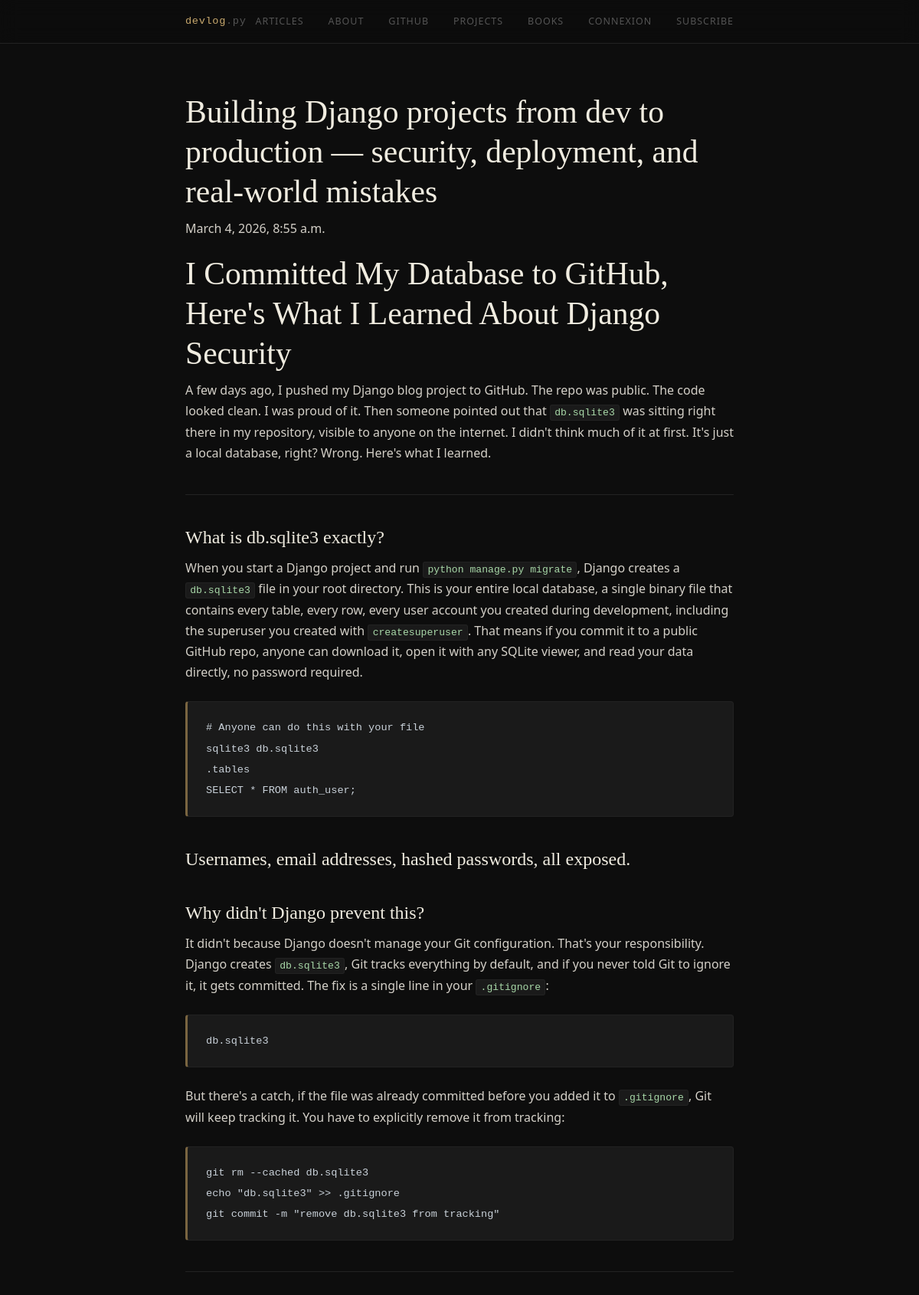
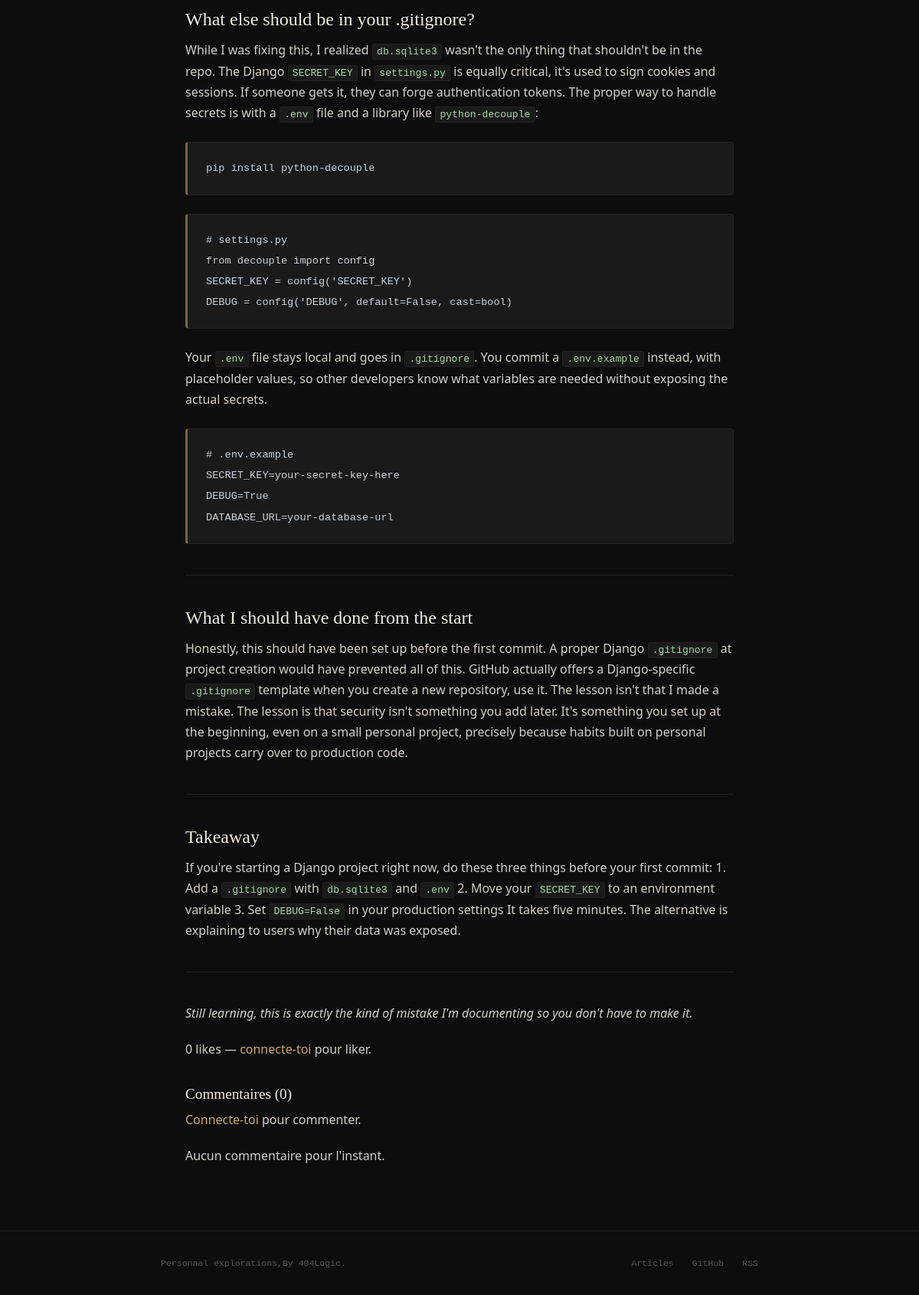
The app's page /post/1/ with its own data (2 pictures, top to bottom).
### post/models.py (models this page shows, shortened)
class Post(models.Model):
    title_post = models.CharField(unique=True,null=False,max_length=100)
    date_post = models.DateTimeField(auto_now_add=True)
    category = models.ForeignKey(Category,on_delete=models.CASCADE,related_name='post')
    content_post = models.TextField()
    nb_like_post = models.IntegerField(default=0)
    nb_dislike_post = models.IntegerField(default=0)

### post/views.py (the view)
# urls.py: path('post/<int:pk>/', views.post_detail, name='post_detail'),
def post_detail(request, pk):
    post = get_object_or_404(Post, pk=pk)
    post.content_rendered = render_markdown(post.content_post)
    user_has_liked = (
        request.user.is_authenticated
        and post.likes_recus.filter(internaute=request.user).exists()
    )
    liked_comment_ids = set()
    if request.user.is_authenticated:
        liked_comment_ids = set(
            request.user.like_com.values_list('comment_id', flat=True)
        )
    return render(request, 'post/post_detail.html', {
        'post': post,
        'user_has_liked': user_has_liked,
        'liked_comment_ids': liked_comment_ids,
        'comment_form': CommentForm(),
    })

### post/views.py (called while the page is built)
def render_markdown(content):
    return markdown.markdown(
        content,
        extensions=['fenced_code', 'codehilite','tables']
    )

### post/templates/post/post_detail.html (shortened to what this page needs)
{% extends "base.html" %}
{% block content %}
    <h1>{{ post.title_post }}</h1>
    <p>{{ post.date_post }}</p>
    <div>{{ post.content_rendered | safe }}</div>
    {% if user.is_authenticated %}
        <form method="post" action="{% url 'toggle_post_like' post.pk %}">
            {% csrf_token %}
            <button type="submit">
                {% if user_has_liked %}Unlike{% else %}Like{% endif %} ({{ post.nb_like_post }})
            </button>
        </form>
    {% else %}
        <p>{{ post.nb_like_post }} likes — <a href="{% url 'login' %}">connecte-toi</a> pour liker.</p>
    {% endif %}
    <h3>Commentaires ({{ post.comment.count }})</h3>
    {% if user.is_authenticated %}
        <form method="post" action="{% url 'add_comment' post.pk %}">
            {% csrf_token %}
            {{ comment_form }}
            <button type="submit">Commenter</button>
        </form>
    {% else %}
        <p><a href="{% url 'login' %}">Connecte-toi</a> pour commenter.</p>
    {% endif %}
    {% for comment in post.comment.all %}
        <div style="margin-bottom: 12px; border-bottom: 1px solid #333; padding-bottom: 8px;">
            <strong>{{ comment.internaute.username }}</strong> — {{ comment.comment_date }}
            <p>{{ comment.text }}</p>
            {% if user.is_authenticated %}
                <form method="post" action="{% url 'toggle_comment_like' comment.pk %}" style="display:inline;">
                    {% csrf_token %}
                    <button type="submit">
                        {% if comment.pk in liked_comment_ids %}♥ Unlike{% else %}♡ Like{% endif %}
                        ({{ comment.nb_like_com }})
                    </button>
                </form>
            {% endif %}
        </div>
    {% empty %}
        <p>Aucun commentaire pour l'instant.</p>
    {% endfor %}
{% endblock %}

### post/static/css/style.css (style rules this page uses)
*, *::before, *::after { box-sizing: border-box; margin: 0; padding: 0; }
:root { --bg: #0d0d0d; --surface: #141414; --border: #222; --muted: #555; --text: #d4d0c8; --heading: #f0ece0; --accent: #c8a96e; --accent-dim:#7a6540; --code-bg: #1a1a1a; --font-serif: 'Instrument Serif', Georgia, serif; --font-mono: 'DM Mono', 'Courier New', monospace; --font-sans: 'Geist', system-ui, sans-serif; }
html { font-size: 16px; scroll-behavior: smooth; }
body { background: var(--bg); color: var(--text); font-family: var(--font-sans); font-weight: 300; line-height: 1.7; min-height: 100vh; display: flex; flex-direction: column; }
h1, h2, h3, h4 { font-family: var(--font-serif); color: var(--heading); font-weight: 400; line-height: 1.25; }
h1 { font-size: clamp(1.8rem, 4vw, 2.6rem); margin-bottom: 0.5rem; }
h2 { font-size: 1.5rem; margin: 2.5rem 0 0.75rem; }
h3 { font-size: 1.2rem; margin: 2rem 0 0.5rem; }
p { margin-bottom: 1.25rem; }
a { color: var(--accent); text-decoration: none; }
code { font-family: var(--font-mono); font-size: 0.82em; background: var(--code-bg); color: #a8d8a8; padding: 0.15em 0.4em; border-radius: 3px; border: 1px solid var(--border); }
pre { background: var(--code-bg); border: 1px solid var(--border); border-left: 3px solid var(--accent-dim); border-radius: 4px; padding: 1.25rem 1.5rem; overflow-x: auto; margin: 1.5rem 0; position: relative; }
pre code { background: none; border: none; padding: 0; color: #c9d1d9; font-size: 0.85rem; line-height: 1.6; }
hr { border: none; border-top: 1px solid var(--border); margin: 2.5rem 0; }

### records on screen
Post: title_post "Building Django projects from dev to production — security, deployment, and real-world mistakes", date_post "March 4, 2026, 8:55 a.m.", content_rendered "I Committed My Database to GitHub, Here's What I Learned About Django Security A few days ago, I pushed my Django blog project to GitHub. The repo was public. The code looked clean. I was proud of it. Then someone pointed out that db.sqlite3 was sitting right there in my repository, visible to anyone on the internet. I didn't think much of it at first. It's just a local database, right? Wrong. Here's what I learned. What is db.sqlite3 exactly? When you start a Django project and run python manage.py migrate , Django creates a db.sqlite3 file in your root directory. This is your entire local database, a single binary file that contains every table, every row, every user account you created…", nb_like_post "0", comment.count "0"
